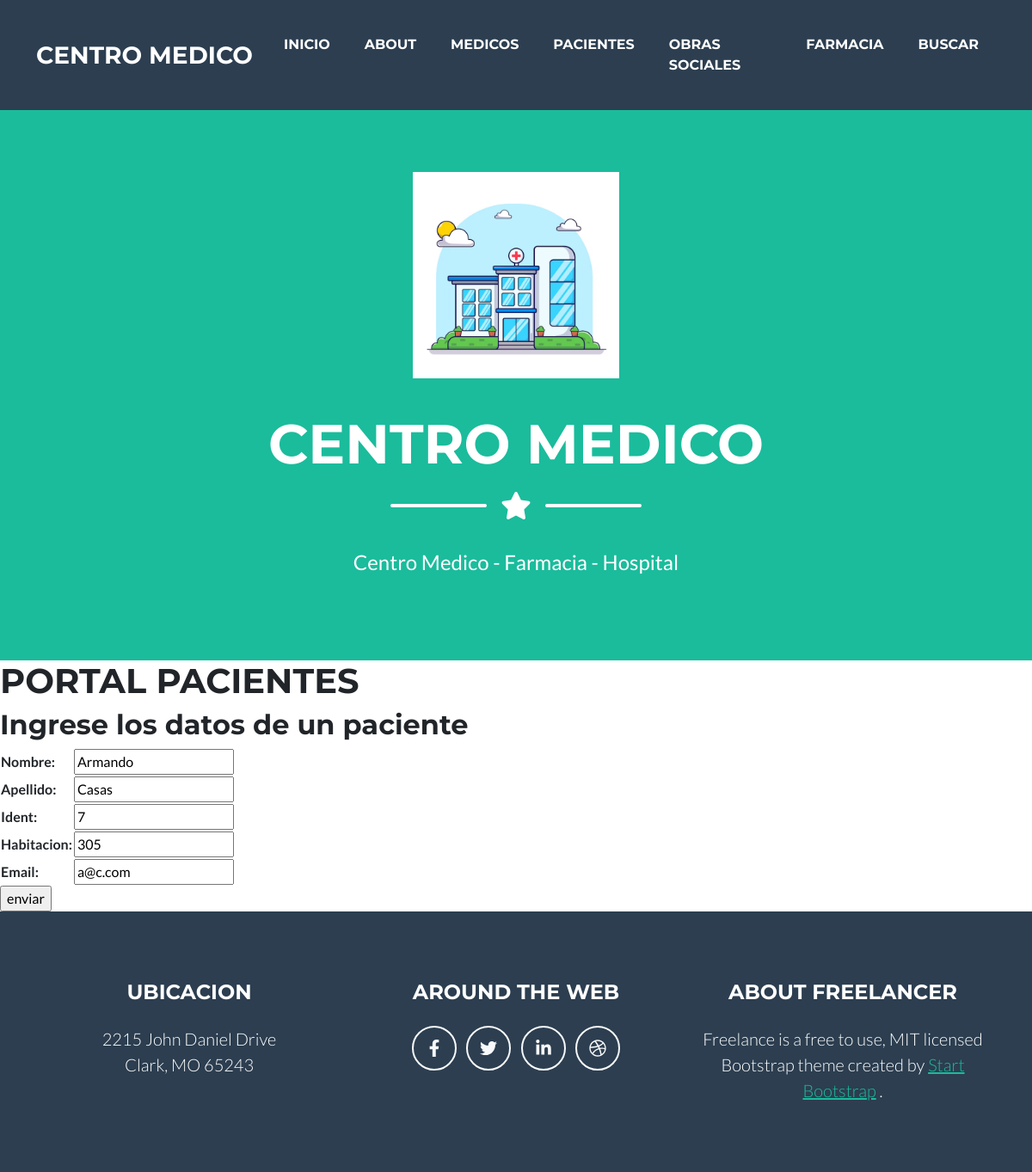
The app's page /paciente_update/4/, older data.
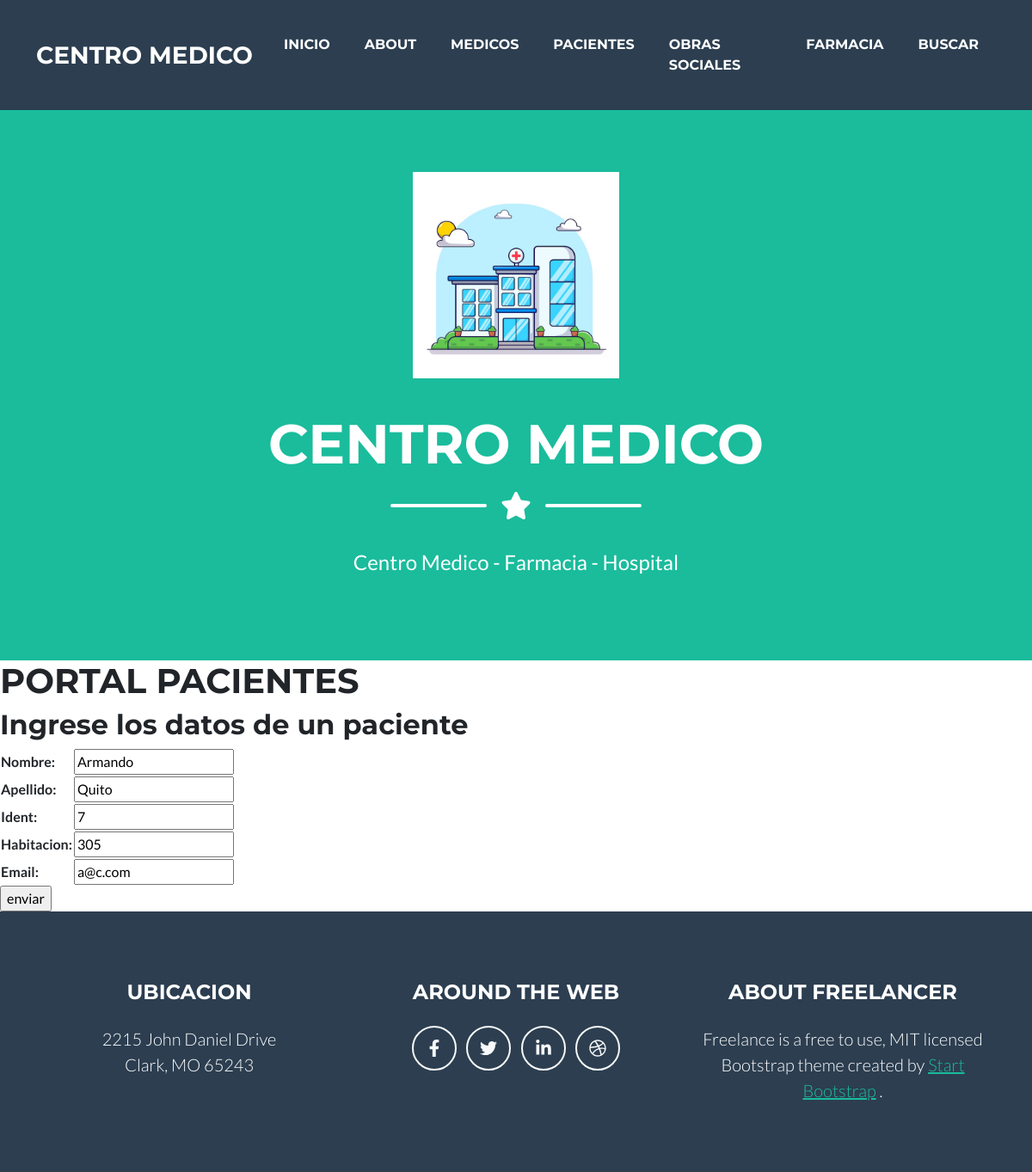
The same page, newer data.
### centromed/models.py (models this page shows, shortened)
class Paciente (models.Model):
    nombre= models.CharField(max_length=20)
    apellido= models.CharField(max_length=20)
    ident= models.IntegerField()
    email= models.EmailField()
    habitacion= models.IntegerField()

### centromed/views.py (the view)
# urls.py: path("paciente_update/<pk>/", PacienteUpdateView.as_view(), name= "paciente_update"),
class PacienteUpdateView(UpdateView):
    model= Paciente
    template_name= "centromed/paciente_update.html"
    success_url= reverse_lazy("paciente_lista")
    fields= ["nombre","apellido","ident", "habitacion", "email"]

### centromed/templates/centromed/paciente_update.html (shortened to what this page needs)
{% extends 'centromed/base.html' %}
{% block mutable %}
    <h1>PORTAL PACIENTES</h1>
    <h2>Ingrese los datos de un paciente</h2>
{% block main%}
<form action="" Method=POST>
        <table>
            {{form.as_table}}
        </table>
        <input type="submit" value="enviar">
</form>
{%endblock main %}
{% endblock %}

Row changes from the older to the newer data that the page shows:
changed Paciente "Armando": apellido "Casas" → "Quito"
